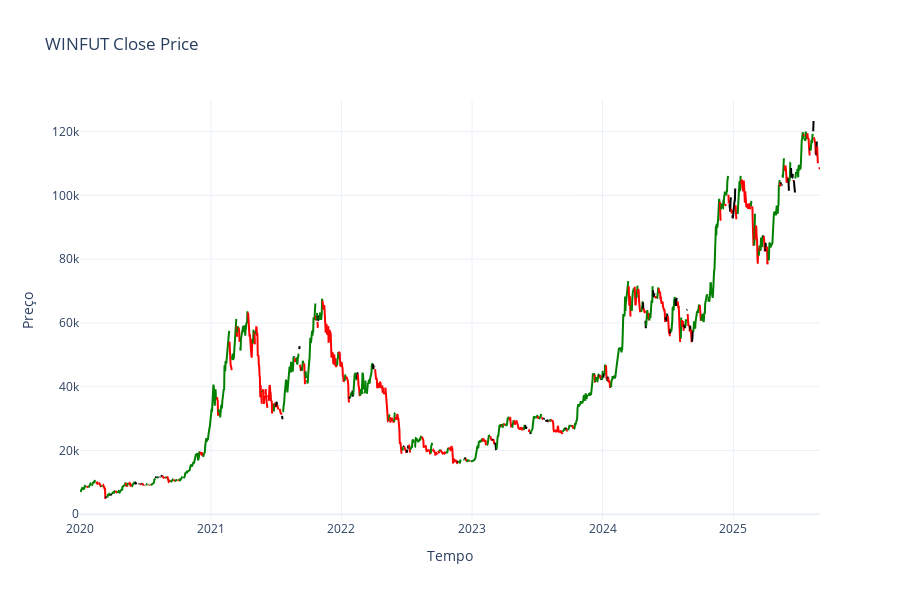

Here is the notebook cell this chart was saved with:
### Code cell
import plotly.graph_objects as go
import numpy as np
df.set_index('time',inplace=True)
fig = go.Figure()

# Inicializar arrays
targets = df['target'].values
start_idx = 0

# Criar segmentos contínuos de cores
for i in range(1, len(targets)):
    if targets[i] != targets[start_idx]:
        # Determinar cor do segmento
        color = 'black'  # neutro
        if targets[start_idx] == 1:
            color = 'green'
        elif targets[start_idx] == -1:
            color = 'red'
        
        fig.add_trace(go.Scatter(
            x=df.index[start_idx:i],
            y=df['close'].iloc[start_idx:i],
            mode='lines',
            line=dict(color=color),
            showlegend=False
        ))
        start_idx = i

# Último segmento
color = 'black'
if targets[start_idx] == 1:
    color = 'green'
elif targets[start_idx] == -1:
    color = 'red'

fig.add_trace(go.Scatter(
    x=df.index[start_idx:],
    y=df['close'].iloc[start_idx:],
    mode='lines',
    line=dict(color=color),
    showlegend=False
))

# Layout
fig.update_layout(
    title="WINFUT Close Price",
    xaxis_title="Tempo",
    yaxis_title="Preço",
    template="plotly_white",
    hovermode="x unified",
    height=600
)

fig.show()
df.reset_index(inplace=True)
